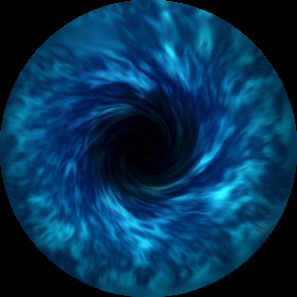
#> input picture src_assets/redmatter_blast_accretion_disk.png, 297 x 297 px
$ python match_color.py redmatter_blast_accretion_disk.png redmatter_blast_accretion_disk.png
#> lines starting #> are read from the running program, lines starting #| are printed output that depends on the picture
#!/usr/bin/env python3
"""Match one texture's colors to a reference texture while preserving alpha.

Requires OpenCV and NumPy. From the repository root:
    .venv/bin/python src_assets/normalize_color.py SOURCE REFERENCE -o OUTPUT
"""

from __future__ import annotations

import argparse
import os
from pathlib import Path

import cv2
import numpy as np


def load_texture(path: Path) -> tuple[np.ndarray, np.ndarray | None]:
    image = cv2.imread(str(path), cv2.IMREAD_UNCHANGED)
    if image is None:
        raise ValueError(f"Could not read PNG: {path}")

    if image.ndim == 2:
        return cv2.cvtColor(image, cv2.COLOR_GRAY2BGR), None
    if image.shape[2] == 4:
        return image[:, :, :3], image[:, :, 3]
    if image.shape[2] == 3:
        return image, None
    raise ValueError(f"Unsupported channel count in {path}: {image.shape[2]}")


def visible_pixels(lab: np.ndarray, alpha: np.ndarray | None) -> np.ndarray:
    if alpha is None:
        return lab.reshape(-1, 3)
    pixels = lab[alpha > 0]
    if pixels.size == 0:
        raise ValueError("Texture has no visible pixels")
    return pixels


def match_colors(
    source_bgr: np.ndarray,
    source_alpha: np.ndarray | None,
    reference_bgr: np.ndarray,
    reference_alpha: np.ndarray | None,
) -> np.ndarray:
    """Transfer the reference's Lab mean and contrast to the source."""
    source_lab = cv2.cvtColor(source_bgr, cv2.COLOR_BGR2LAB).astype(np.float32)
    reference_lab = cv2.cvtColor(reference_bgr, cv2.COLOR_BGR2LAB).astype(np.float32)

    source_pixels = visible_pixels(source_lab, source_alpha)
    reference_pixels = visible_pixels(reference_lab, reference_alpha)
    source_mean = source_pixels.mean(axis=0)
    reference_mean = reference_pixels.mean(axis=0)
    source_std = source_pixels.std(axis=0)
    reference_std = reference_pixels.std(axis=0)
    scale = np.divide(
        reference_std,
        source_std,
        out=np.ones(3, dtype=np.float32),
        where=source_std > 1e-6,
    )

    matched_lab = (source_lab - source_mean) * scale + reference_mean
    matched_lab = np.clip(matched_lab, 0, 255).astype(np.uint8)
    matched_bgr = cv2.cvtColor(matched_lab, cv2.COLOR_LAB2BGR)

    if source_alpha is None:
        return matched_bgr
    return np.dstack((matched_bgr, source_alpha))


def default_output(source: Path) -> Path:
    return source.with_name(f"{source.stem}_color_matched{source.suffix}")


def parse_args() -> argparse.Namespace:
    parser = argparse.ArgumentParser(description=__doc__)
    parser.add_argument("source", type=Path, help="Texture whose colors will change")
    parser.add_argument("reference", type=Path, help="Texture whose colors will be matched")
    parser.add_argument("-o", "--output", type=Path, help="Output PNG (defaults beside source)")
    return parser.parse_args()


def main() -> None:
    args = parse_args()
    output = args.output or default_output(args.source)
    source_bgr, source_alpha = load_texture(args.source)
#> in load_texture, image is the input picture: shape (297, 297, 4); mean B, G, R, A 85.5, 52.1, 4, 159.9
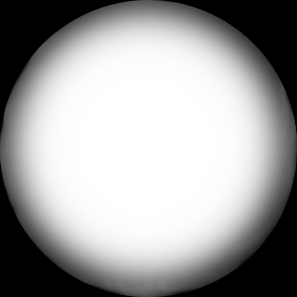
#> source_alpha: shape (297, 297); min 0, max 255, mean 159.9
    reference_bgr, reference_alpha = load_texture(args.reference)
    matched = match_colors(source_bgr, source_alpha, reference_bgr, reference_alpha)
#> in match_colors, `source_lab = cv2.cvtColor(source_bgr, cv2.COLOR_BGR2LAB).astype(np.flo..`:
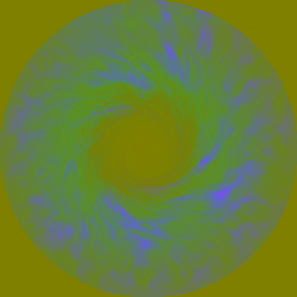
#> source_lab: shape (297, 297, 3) float32; mean B, G, R 53.4, 128, 105.1
#> in match_colors, `source_mean = source_pixels.mean(axis=0)`: source_mean = [67.52, 128, 99.05]
#> in match_colors, `source_std = source_pixels.std(axis=0)`: source_std = [35.64, 7.51, 9.06]
#> in match_colors, `scale = np.divide( reference_std, source_std, out=np.ones(3, dtype=np...`: scale = [1, 1, 1]

    output.parent.mkdir(parents=True, exist_ok=True)
    temporary = output.with_name(f".{output.stem}.tmp{output.suffix}")
    if not cv2.imwrite(str(temporary), matched):
        raise OSError(f"Could not write PNG: {temporary}")
    os.replace(temporary, output)
    print(f"Wrote color-matched texture to {output}")


if __name__ == "__main__":
    main()
